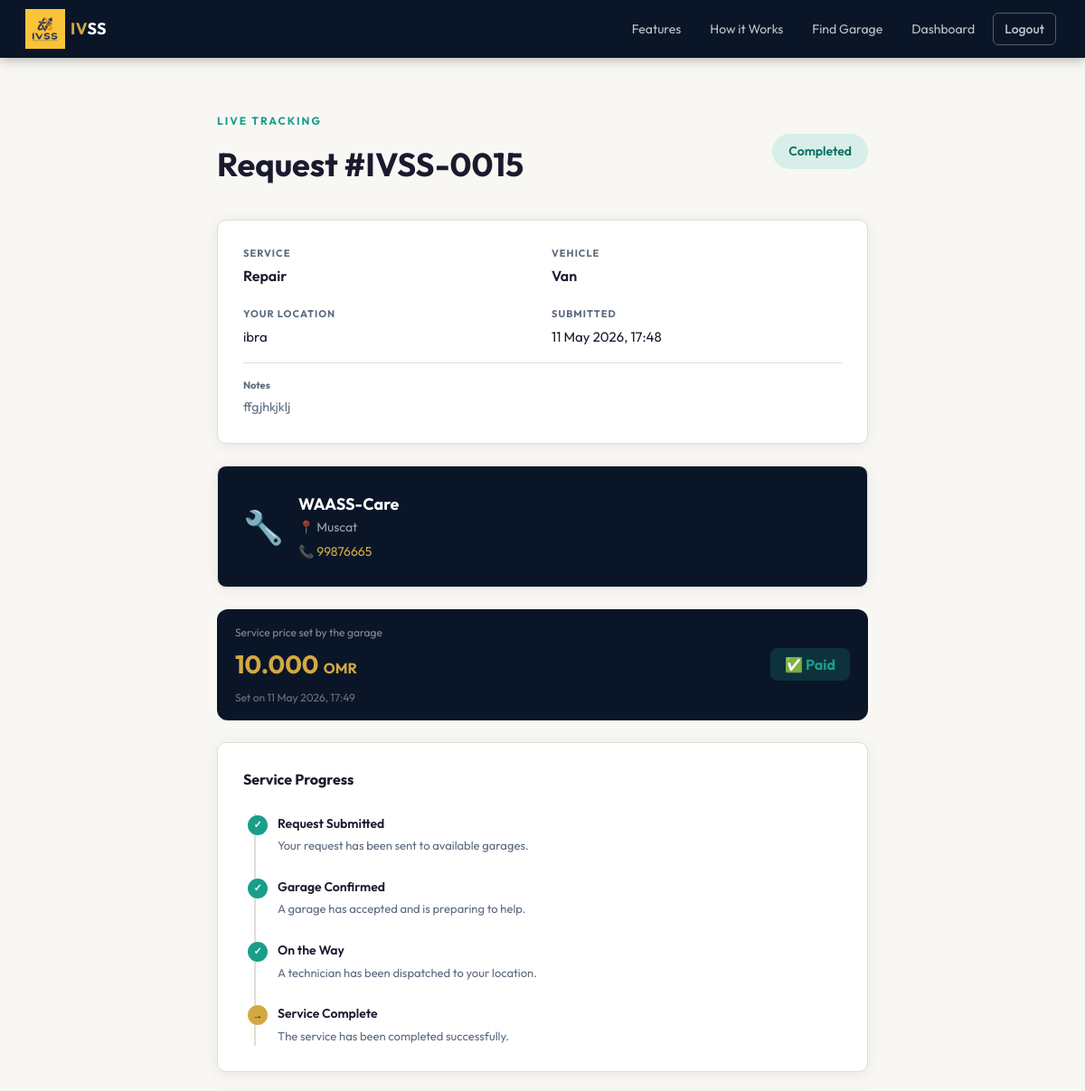
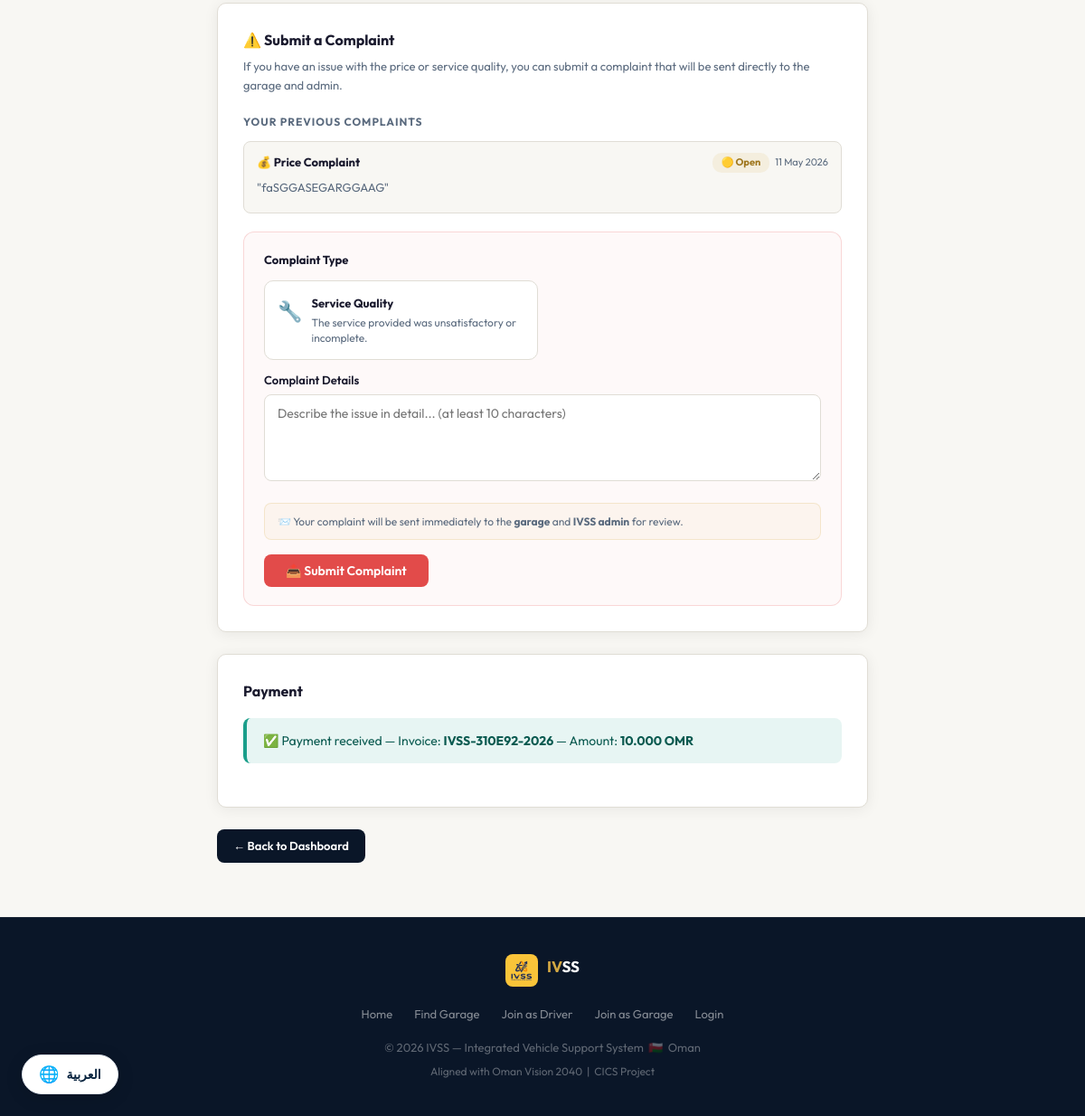
The app's page /pages/track.php?id=15 (signed in) with its own data (2 pictures, top to bottom).
### tables this page shows
CREATE TABLE IF NOT EXISTS `service_requests` (
  `request_id` int NOT NULL AUTO_INCREMENT,
  `user_id` int NOT NULL,
  `garage_id` int DEFAULT NULL,
  `service_type` enum('towing','battery','tire','fuel','lockout','repair','other') NOT NULL,
  `vehicle_type` enum('sedan','suv','pickup','van','motorcycle','other') NOT NULL,
  `location_desc` varchar(300) NOT NULL,
  `notes` text,
  `price` decimal(10,3) DEFAULT NULL COMMENT 'Price set by garage before completing',
  `price_set_at` timestamp NULL DEFAULT NULL COMMENT 'When the garage set the price',
  `status` enum('pending','accepted','in_progress','completed','cancelled') DEFAULT 'pending',
  `created_at` timestamp NULL DEFAULT CURRENT_TIMESTAMP,
  `updated_at` timestamp NULL DEFAULT CURRENT_TIMESTAMP ON UPDATE CURRENT_TIMESTAMP,
  PRIMARY KEY (`request_id`),
  KEY `user_id` (`user_id`),
  KEY `garage_id` (`garage_id`)
);

CREATE TABLE IF NOT EXISTS `garages` (
  `garage_id` int NOT NULL AUTO_INCREMENT,
  `owner_name` varchar(150) NOT NULL,
  `garage_name` varchar(200) NOT NULL,
  `email` varchar(150) NOT NULL,
  `phone` int UNSIGNED NOT NULL,
  `password` varchar(255) NOT NULL,
  `location` varchar(255) NOT NULL,
  `latitude` decimal(10,7) DEFAULT NULL,
  `longitude` decimal(10,7) DEFAULT NULL,
  `services` text COMMENT 'Comma-separated list of offered services',
  `is_active` tinyint(1) DEFAULT '1',
  `rating` decimal(3,2) DEFAULT '0.00',
  `created_at` timestamp NULL DEFAULT CURRENT_TIMESTAMP,
  PRIMARY KEY (`garage_id`),
  UNIQUE KEY `email` (`email`)
);

CREATE TABLE IF NOT EXISTS `complaints` (
  `complaint_id` int NOT NULL AUTO_INCREMENT,
  `request_id` int NOT NULL,
  `user_id` int NOT NULL,
  `garage_id` int NOT NULL,
  `type` enum('price','service') NOT NULL COMMENT 'price = too expensive | service = bad quality',
  `message` text NOT NULL,
  `status` enum('open','reviewed','resolved','dismissed') DEFAULT 'open',
  `admin_note` text COMMENT 'Admin reply / action note',
  `garage_note` text COMMENT 'Garage response',
  `resolved_at` timestamp NULL DEFAULT NULL,
  `created_at` timestamp NULL DEFAULT CURRENT_TIMESTAMP,
  PRIMARY KEY (`complaint_id`),
  KEY `request_id` (`request_id`),
  KEY `idx_garage` (`garage_id`),
  KEY `idx_user` (`user_id`),
  KEY `idx_status` (`status`),
  KEY `idx_type` (`type`)
);

CREATE TABLE IF NOT EXISTS `payments` (
  `payment_id` int NOT NULL AUTO_INCREMENT,
  `request_id` int NOT NULL,
  `user_id` int NOT NULL,
  `amount` decimal(10,3) NOT NULL,
  `method` enum('card','cash','online') DEFAULT 'card',
  `status` enum('pending','paid','failed') DEFAULT 'pending',
  `invoice_number` varchar(50) DEFAULT NULL,
  `paid_at` timestamp NULL DEFAULT NULL,
  `created_at` timestamp NULL DEFAULT CURRENT_TIMESTAMP,
  PRIMARY KEY (`payment_id`),
  UNIQUE KEY `request_id` (`request_id`),
  UNIQUE KEY `invoice_number` (`invoice_number`),
  KEY `user_id` (`user_id`)
);

### pages/track.php (the view, shortened to what this page needs)
<?php
$db     = getDB();
$id     = intval($_GET['id'] ?? 0);
$userId = $_SESSION['user_id'];
$stmt = $db->prepare("
    SELECT r.*,
           u.full_name AS user_name, u.phone AS user_phone,
           g.garage_name, g.phone AS garage_phone, g.location AS garage_location,
           p.status AS payment_status, p.amount, p.invoice_number, p.payment_id
    FROM   service_requests r
    JOIN   users u   ON u.user_id   = r.user_id
    LEFT   JOIN garages g ON g.garage_id = r.garage_id
    LEFT   JOIN payments p ON p.request_id = r.request_id
    WHERE  r.request_id = ? AND r.user_id = ?
");
$stmt->execute([$id, $userId]);
$req = $stmt->fetch();
$myComplaints = $db->prepare("
    SELECT c.*, g.garage_name
    FROM complaints c
    JOIN garages g ON c.garage_id = g.garage_id
    WHERE c.request_id = ? AND c.user_id = ?
    ORDER BY c.created_at DESC
");
$myComplaints->execute([$id, $userId]);
$myComplaints = $myComplaints->fetchAll();
$alreadyComplainedTypes = array_column($myComplaints, 'type');
$stepMap     = ['pending'=>0,'accepted'=>1,'in_progress'=>2,'completed'=>3];
$currentStep = $stepMap[$req['status']] ?? 0;
include __DIR__ . '/../includes/header.php';
?>
<section style="padding:60px 2rem;">
  <div class="container" style="max-width:720px;">
    <div style="display:flex;align-items:center;justify-content:space-between;margin-bottom:32px;flex-wrap:wrap;gap:12px;">
      <div>
        <div class="section-tag">Live Tracking</div>
        <div class="section-title" style="margin-bottom:0;">
          Request #IVSS-<?= str_pad($id,4,'0',STR_PAD_LEFT) ?>
        </div>
      </div>
      <span class="badge badge-<?= $req['status'] ?>" style="font-size:14px;padding:8px 18px;">
        <?= ucfirst(str_replace('_',' ',$req['status'])) ?>
      </span>
    </div>
    <div class="card mb-24">
      <div style="display:grid;grid-template-columns:1fr 1fr;gap:20px;">
        <div>
          <div style="font-size:11px;font-weight:700;color:var(--muted);text-transform:uppercase;letter-spacing:1px;margin-bottom:4px;">Service</div>
          <div style="font-size:16px;font-weight:600;"><?= ucfirst($req['service_type']) ?></div>
        </div>
        <div>
          <div style="font-size:11px;font-weight:700;color:var(--muted);text-transform:uppercase;letter-spacing:1px;margin-bottom:4px;">Vehicle</div>
          <div style="font-size:16px;font-weight:600;"><?= ucfirst(str_replace('_',' ',$req['vehicle_type'])) ?></div>
        </div>
        <div>
          <div style="font-size:11px;font-weight:700;color:var(--muted);text-transform:uppercase;letter-spacing:1px;margin-bottom:4px;">Your Location</div>
          <div style="font-size:15px;"><?= htmlspecialchars($req['location_desc']) ?></div>
        </div>
        <div>
          <div style="font-size:11px;font-weight:700;color:var(--muted);text-transform:uppercase;letter-spacing:1px;margin-bottom:4px;">Submitted</div>
          <div style="font-size:15px;"><?= date('d M Y, H:i', strtotime($req['created_at'])) ?></div>
        </div>
      </div>
      <?php if ($req['notes']): ?>
      <div style="margin-top:16px;padding-top:16px;border-top:1px solid var(--border);">
        <div style="font-size:11px;font-weight:700;color:var(--muted);margin-bottom:4px;">Notes</div>
        <p style="font-size:14px;color:var(--muted);"><?= htmlspecialchars($req['notes']) ?></p>
      </div>
      <?php endif; ?>
    </div>
    <?php if ($req['garage_name']): ?>
    <div class="card mb-24" style="background:var(--navy);color:var(--white);">
      <div style="display:flex;align-items:center;gap:16px;">
        <div style="font-size:36px;">🔧</div>
        <div>
          <div style="font-size:18px;font-weight:700;"><?= htmlspecialchars($req['garage_name']) ?></div>
          <div style="font-size:14px;color:rgba(255,255,255,0.6);">📍 <?= htmlspecialchars($req['garage_location']) ?></div>
          <div style="font-size:14px;color:var(--gold);margin-top:4px;">📞 <?= htmlspecialchars($req['garage_phone']) ?></div>
        </div>
      </div>
    </div>
    <?php endif; ?>
    <?php if ($req['garage_name'] && in_array($req['status'],['accepted','in_progress','completed'])): ?>
    <div class="mb-24">
      <?php if ($req['price'] > 0): ?>
      <div class="price-display-card">
        <div>
          <div style="font-size:12px;color:rgba(255,255,255,0.5);margin-bottom:4px;">Service price set by the garage</div>
          <div style="font-size:28px;font-weight:700;color:var(--gold);">
            <?= number_format($req['price'],3) ?> <span style="font-size:16px;">OMR</span>
          </div>
          <?php if ($req['price_set_at']): ?>
          <div style="font-size:12px;color:rgba(255,255,255,0.4);margin-top:4px;">
            Set on <?= date('d M Y, H:i', strtotime($req['price_set_at'])) ?>
          </div>
          <?php endif; ?>
        </div>
        <div>
          <?php if ($req['status'] === 'completed' && $req['payment_status'] === 'pending'): ?>
          <a href="payment.php?request_id=<?= $id ?>" class="btn btn-primary">💳 Pay Now</a>
          <?php elseif ($req['payment_status'] === 'paid'): ?>
          <span style="background:rgba(26,158,138,0.2);color:var(--teal);padding:8px 16px;border-radius:8px;font-weight:700;">✅ Paid</span>
          <?php else: ?>
          <span style="font-size:13px;color:rgba(255,255,255,0.5);">Payment will be processed after the service is completed</span>
          <?php endif; ?>
        </div>
      </div>
      <?php endif; ?>
    </div>
    <?php endif; ?>
    <div class="card mb-24">
      <h3 style="margin-bottom:24px;font-size:16px;font-weight:700;">Service Progress</h3>
      <div class="track-steps">
        <?php
        $steps = [
          ['Request Submitted', 'Your request has been sent to available garages.'],
          ['Garage Confirmed',  'A garage has accepted and is preparing to help.'],
          ['On the Way',        'A technician has been dispatched to your location.'],
          ['Service Complete',  'The service has been completed successfully.'],
        ];
        foreach ($steps as $i => [$title, $desc]):
          $dotClass = $i < $currentStep ? 'dot-done' : ($i === $currentStep ? 'dot-active' : 'dot-wait');
          $symbol   = $i < $currentStep ? '✓' : ($i === $currentStep ? '→' : ($i+1));
        ?>
        <div class="track-step">
          <div class="track-dot <?= $dotClass ?>"><?= $symbol ?></div>
          <h5 style="<?= $i > $currentStep ? 'color:var(--muted);' : '' ?>"><?= $title ?></h5>
          <p style="<?= $i > $currentStep ? 'opacity:0.5;' : '' ?>"><?= $desc ?></p>
        </div>
        <?php endforeach; ?>
      </div>
    </div>
    <?php if ($req['garage_name'] && in_array($req['status'],['in_progress','completed'])): ?>
    <div class="card mb-24">
      <h3 style="font-size:16px;font-weight:700;margin-bottom:6px;">⚠️ Submit a Complaint</h3>
      <p style="font-size:13px;color:var(--muted);margin-bottom:20px;">
        If you have an issue with the price or service quality, you can submit a complaint that will be sent directly to the garage and admin.
      </p>
      <?php if (!empty($myComplaints)): ?>
      <div style="margin-bottom:20px;">
        <div style="font-size:12px;font-weight:700;color:var(--muted);text-transform:uppercase;letter-spacing:1px;margin-bottom:12px;">Your Previous Complaints</div>
        <?php foreach ($myComplaints as $c): ?>
        <div style="background:var(--bg);border-radius:8px;padding:12px 14px;margin-bottom:8px;border:1px solid var(--border);">
          <div style="display:flex;justify-content:space-between;align-items:center;flex-wrap:wrap;gap:6px;margin-bottom:6px;">
            <span style="font-size:13px;font-weight:700;">
              <?= $c['type']==='price'?'💰 Price Complaint':'🔧 Service Quality Complaint' ?>
            </span>
            <div style="display:flex;gap:6px;align-items:center;">
              <span class="c-status-badge c-status-<?= $c['status'] ?>">
                <?= ['open'=>'🟡 Open','reviewed'=>'🔵 Under Review','resolved'=>'✅ Resolved','dismissed'=>'⛔ Dismissed'][$c['status']] ?? $c['status'] ?>
              </span>
              <span style="font-size:11px;color:var(--muted);"><?= date('d M Y', strtotime($c['created_at'])) ?></span>
            </div>
          </div>
          <p style="font-size:13px;color:var(--muted);margin:0 0 6px;">"<?= htmlspecialchars($c['message']) ?>"</p>
        </div>
        <?php endforeach; ?>
      </div>
      <?php endif; ?>
      <?php
      $canComplainPrice   = !in_array('price',   $alreadyComplainedTypes);
      $canComplainService = !in_array('service', $alreadyComplainedTypes);
      ?>
      <?php if ($canComplainPrice || $canComplainService): ?>
      <div class="complaint-section" id="complaintForm">
        <form method="POST">
          <label style="font-size:13px;font-weight:700;display:block;margin-bottom:10px;">Complaint Type</label>
          <div class="complaint-type-grid">
            <?php if ($canComplainService): ?>
            <label class="ctype-card" id="ctype-service" onclick="selectType('service')">
              <span class="ctype-icon">🔧</span>
              <div>
                <div class="ctype-title">Service Quality</div>
                <div class="ctype-desc">The service provided was unsatisfactory or incomplete.</div>
              </div>
            </label>
            <?php endif; ?>
          </div>
          <div class="form-group" style="margin-bottom:16px;">
            <label style="font-size:13px;font-weight:600;margin-bottom:6px;display:block;">Complaint Details</label>
            <textarea name="complaint_message" class="form-control" rows="4"
                      placeholder="Describe the issue in detail... (at least 10 characters)" required
                      style="font-size:14px;resize:vertical;"></textarea>
          </div>
          <div style="background:rgba(212,168,67,0.06);border:1px solid rgba(212,168,67,0.2);
                      border-radius:8px;padding:10px 14px;margin-bottom:16px;font-size:12px;color:var(--muted);">
            📨 Your complaint will be sent immediately to the <strong>garage</strong> and <strong>IVSS admin</strong> for review.
          </div>
          <button type="submit" class="btn btn-sm"
                  style="background:var(--danger);color:#fff;padding:9px 24px;font-size:14px;border:none;border-radius:8px;font-weight:600;">
            📤 Submit Complaint
          </button>
        </form>
      </div>
      <?php else: ?>
      <div style="text-align:center;padding:20px;color:var(--muted);font-size:13px;">
        ✅ You have submitted complaints for all available types for this request.
      </div>
      <?php endif; ?>
    </div>
    <?php endif; ?>
    <?php if ($req['status'] === 'completed'): ?>
    <div class="card mb-24">
      <h3 style="margin-bottom:16px;font-size:16px;font-weight:700;">Payment</h3>
      <?php if ($req['payment_status'] === 'paid'): ?>
      <div class="alert alert-success">
        ✅ Payment received — Invoice: <strong><?= $req['invoice_number'] ?></strong>
        — Amount: <strong><?= number_format($req['amount'],3) ?> OMR</strong>
      </div>
      <?php elseif ($req['payment_status'] === 'pending'): ?>
      <p style="margin-bottom:16px;color:var(--muted);">Service complete. Please pay to receive your invoice.</p>
      <a href="payment.php?request_id=<?= $id ?>" class="btn btn-primary">💳 Pay Now — <?= number_format($req['amount'],3) ?> OMR</a>
      <?php endif; ?>
    </div>
    <?php endif; ?>
    <a href="dashboard.php" class="btn btn-dark btn-sm">← Back to Dashboard</a>
  </div>
</section>
<?php include __DIR__ . '/../includes/footer.php'; ?>

### records on screen
service_requests: status "Completed", service_type "Repair", vehicle_type "Van", location_desc "ibra", created_at "11 May 2026, 17:48", notes "ffgjhkjklj", garage.garage_name "WAASS-Care", garage.location "Muscat", garage.phone "99876665", price "10.000", price_set_at "11 May 2026, 17:49", status "✓", status "→", payments.invoice_number "IVSS-310E92-2026", payments.amount "10.000"
complaints: type "💰 Price Complaint", status "🟡 Open", created_at "11 May 2026", message "faSGGASEGARGGAAG"

### other values on screen
str_pad($id,4,'0',STR_PAD_LEFT) "0015"
$title "Request Submitted"
$desc "Your request has been sent to available garages."
$title "Garage Confirmed"
$desc "A garage has accepted and is preparing to help."
$title "On the Way"
$desc "A technician has been dispatched to your location."
$title "Service Complete"
$desc "The service has been completed successfully."
